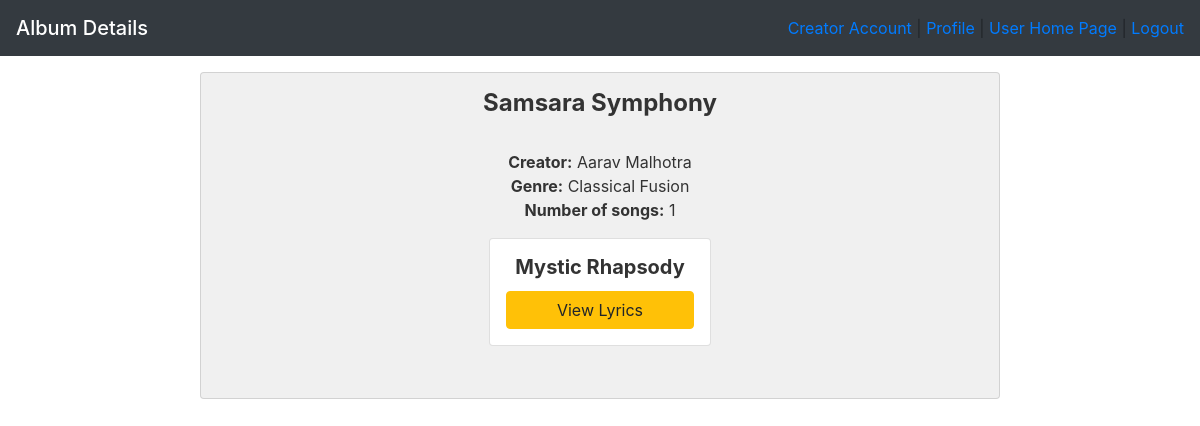
The app's page /admin1/album/1 with its own data.
### application/models.py (models this page shows)
class Album(db.Model):
    __tablename__ = "album"
    album_id = db.Column(db.Integer, primary_key=True, autoincrement = True)
    album_name = db.Column(db.String(100), nullable=False)
    genre = db.Column(db.String(50), nullable=False)
    artist = db.Column(db.Integer, db.ForeignKey('creator.creator_id'), nullable=False)
    songs = db.relationship('Song', backref='album', foreign_keys='Song.album_id', cascade = 'delete')

class User(db.Model):
    __tablename__ = "user"
    user_id = db.Column(db.Integer, primary_key=True, autoincrement = True)
    username = db.Column(db.String(80), unique=True, nullable=False)
    password = db.Column(db.String(100), nullable=False)
    user_type = db.Column(db.String(10), nullable=False, default='user')
    playlists = db.relationship('Playlist', backref='owner', foreign_keys='Playlist.user_id', cascade = 'delete')
    ratings = db.relationship('Rating', backref='user', foreign_keys='Rating.user_id', cascade = 'delete')

class Song(db.Model):
    __tablename__ = "song"
    song_id = db.Column(db.Integer, primary_key=True, autoincrement = True)
    song_name = db.Column(db.String(100), nullable=False)
    lyrics = db.Column(db.Text, nullable=False)
    duration = db.Column(db.Integer, nullable=False)
    date_created = db.Column(db.DateTime, nullable=False)
    album_id = db.Column(db.Integer, db.ForeignKey('album.album_id'), nullable=False)
    ratings = db.relationship('Rating', backref='song', foreign_keys='Rating.song_id', cascade = 'delete')
    playlists = db.relationship('PlaylistSong', backref='song', foreign_keys='PlaylistSong.song_id')
    flagged = db.Column(db.Boolean, nullable=False, default=False)

### application/controllers.py (the view)
@app.route("/<string:username>/album/<int:album_id>")
def album(username,album_id):
    album_data=Album.query.filter_by(album_id=album_id).first()
    song_data=Song.query.filter_by(album_id=album_id, flagged = False)
    creator_data=Creator.query.filter_by(creator_id=album_data.artist).first()
    username_artist=User.query.filter_by(user_id=creator_data.user_id).first()
    album_song_data_list=[]
    for i in song_data:
        song=[i.song_id,i.song_name]
        album_song_data_list.append(song)
    album_data_list=[album_data.album_name,album_data.genre,album_data.artist,len(album_song_data_list),album_song_data_list,username_artist.username]
    return render_template("album.html",album=album_data_list,username=username)

### templates/album.html (shortened to what this page needs)
<!DOCTYPE html>
<html lang="en">
<head>
    <link rel="stylesheet" href="https://maxcdn.bootstrapcdn.com/bootstrap/4.5.2/css/bootstrap.min.css">
    <link rel="stylesheet" href="https://cdnjs.cloudflare.com/ajax/libs/font-awesome/5.15.3/css/all.min.css">
</head>
<body>
<nav class="navbar navbar-dark bg-dark">
    <span class="navbar-brand mb-0 h1">Album Details</span>
    <div class="ml-auto">
        <a href="/{{ username }}/creator_register">Creator Account</a> | <a href="/{{ username }}/user_profile">Profile</a> | <a href="/{{ username }}/user_home_page">User Home Page</a> | <a href="/">Logout</a>
    </div>
</nav>
<div class="container main-content mt-3 text-center">
    <div class="card text-center p-3" style="max-width: 800px; margin: 0 auto; background-color: #f0f0f0; color: #333;">
        <h4 class="card-title font-weight-bold">{{ album[0] }}</h4>
        <div class="card-body">
            <div class="song-details">
                <p><b>Creator:</b> {{ album[5] }} <br>
                    <b>Genre:</b> {{ album[1] }} <br>
                    <b>Number of songs:</b> {{album[3]}}
                </p>
            </div>
            <div class="row mt-3 justify-content-center">
                {% for song_data in album[4] %}
                <div class="col-md-4 mb-3">
                    <div class="card text-center p-3" style="background-color: #ffffff;">
                        <h5 class="card-title font-weight-bold">{{song_data[1]}}</h5>
                        <a href="/{{username}}/song/{{song_data[0]}}"class="btn btn-warning">View Lyrics</a>
                    </div>
                </div>
                {% endfor %}
            </div>
        </div>
    </div>
</div>
</body>
</html>

### records on screen
Album: album_name "Samsara Symphony", genre "Classical Fusion"
User: username "Aarav Malhotra"
Song: song_name "Mystic Rhapsody"

### other values on screen
{{ album[3] }} "1"
